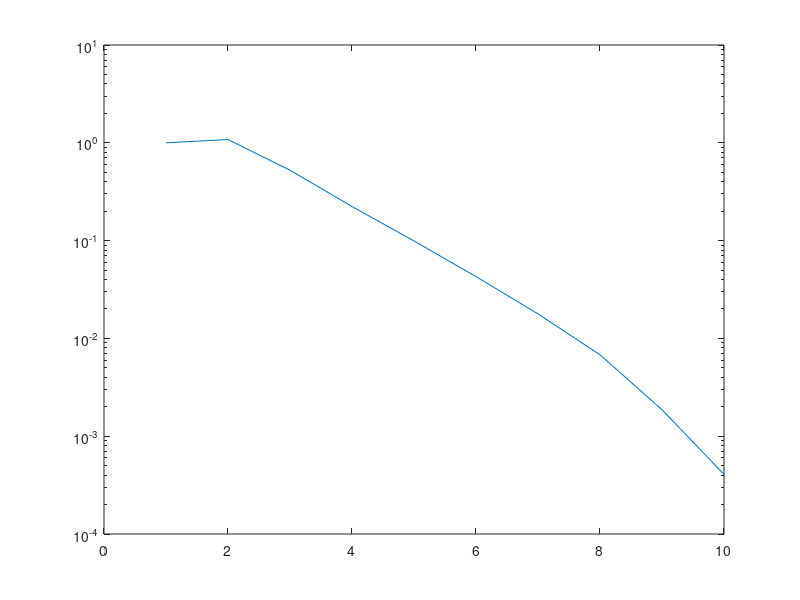

Reproduce this figure in MATLAB.
n = 100;
pom = ones(10,10);
u = pom*diag(1:10);
v = u(:); %na taj način generiram svojstvene vrijednosti 

M = diag(v);

X = rand(100);
[Q,R] = qr(X);
A = Q*M*(Q.');
x_0 = zeros(100,1);
x = ones(100,1);
b = A*x;
tol = 0.0000001;


[x,flag,relres,iter,resvec]=pcg(A,b,tol,100,[],[],x_0);

%flag=0

res = resvec/norm(b,2)
plot(1:iter,res(1:iter))
pause
semilogy(1:iter,res(1:iter))


%vidi se da ovo konvergira